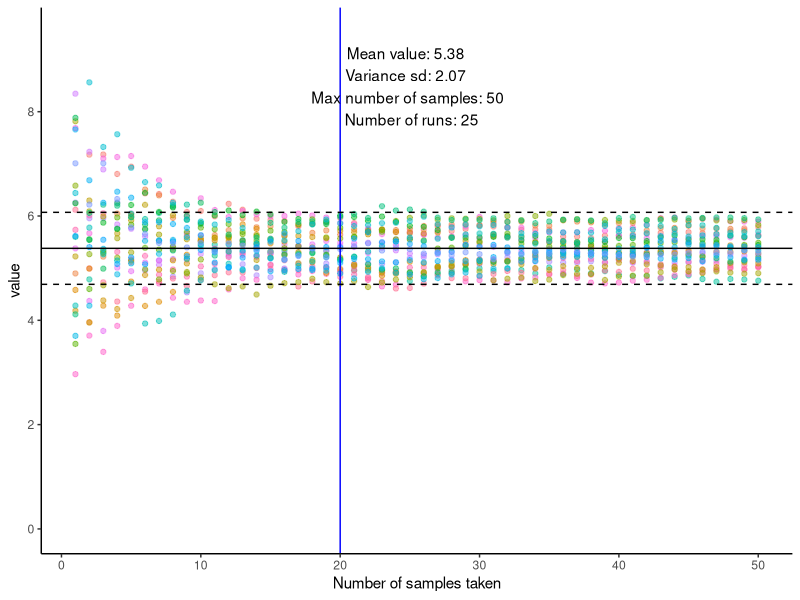

The R script that drew this image:
library(tidyverse)
library(TTR)


#Lugol_stats <- data.frame("Experiment"= c("EXP","STAT","LSTAT_NH4", "LSTAT_NO3"), "Mean_c_length" = c(5.3807, 3.8943, NaN, NaN), "Variance_c_length" = c(2.0677, 1.6253,NaN,NaN))

Mean_average  <-5.38     #The average used in the model
Variance_sd <-2.07       #The sd used in the model
Number_of_samples <- 50  #The maximum number of samples
Number_of_runs <- 25    #Number of times to run the model
Number_of_samples_acctually_taken  <- 20 #The number of samples actually taken, adds a line for them in the graph, remove it by comenting ut out in the end 

Raw_dataframe_exp <- data.frame(matrix(0, ncol = Number_of_runs, nrow = Number_of_samples))  #Create a dataframe for the simulated data


for (i in 1:Number_of_samples) {
  
  
  Raw_dataframe_exp[i,]<- rnorm(Number_of_runs, mean=Mean_average, sd=Variance_sd)  #Create the simulated data 100 tines for the length of the empty dataframe
  
  }



Sliding_mean_exp <-data.frame(matrix(0, ncol = Number_of_runs, nrow = Number_of_samples)) #Create a dataframe for the sliding average
Sliding_sd_exp <-data.frame(matrix(0, ncol = Number_of_runs, nrow = Number_of_samples)) #Creating a dataframe for the slding sd, right now im not using the sd 

for (i in 1:Number_of_runs) { 
  
  Sliding_mean_exp[,i]  <- runMean(Raw_dataframe_exp[,i], n=1, cumulative = TRUE) #Create the sliding mean, cumulative adds the new number each time, n determines when the firs value should be 
  Sliding_sd_exp[,i] <- runSD(Raw_dataframe_exp[,i], n=1, cumulative = TRUE) #same but for sd
  
  
  
}

data_long <- gather(Sliding_mean_exp)  #this rearange the data to a format that can acctually be plotted
data_long$n_sample <- rep(1:Number_of_samples, times=Number_of_runs) # This adds the number of samples that is used for the average, THIS WILL NEED TO CHANGE IF I WANT TO CHANGE NUMBER OF RUNS AND MAX NUMBER OF SAMPLES!


ggplot(data_long, aes(x=n_sample, y=value, color=key))+  #it is okay to get a error message that they removed rows equl to the number of runs (its becouse the first average is blank)
  geom_point(show.legend = FALSE, alpha=0.5)+
  geom_vline(aes(xintercept=Number_of_samples_acctually_taken), color="blue")+ #Enable this line and set the value of samples used to show that on the graph 
  geom_hline(aes(yintercept=Mean_average))+
  geom_hline(aes(yintercept=Mean_average-(Variance_sd/3)), linetype="dashed")+  ##The errorbars are 1/3 of sd, to line up with the final derivation, might want to change that
  geom_hline(aes(yintercept=Mean_average+(Variance_sd/3)),linetype="dashed")+
  scale_y_continuous(limits = c(0,Mean_average+Variance_sd*2), n.breaks = 7)+
  xlab("Number of samples taken")+
  theme_classic()+
  annotate("text", x = Number_of_samples/2, y = Mean_average+Variance_sd*1.5, label = paste("Mean value:",Mean_average,  #This adds the values assigned as the settings for the model, the pase comand ties it together
                                                                                         "\ \nVariance sd:", Variance_sd, #\ \n in a string makes a new row, note the spaces between \ \!
                                                                                         "\ \n Max number of samples:", Number_of_samples,
                                                                                         "\ \n Number of runs:", Number_of_runs))
  
